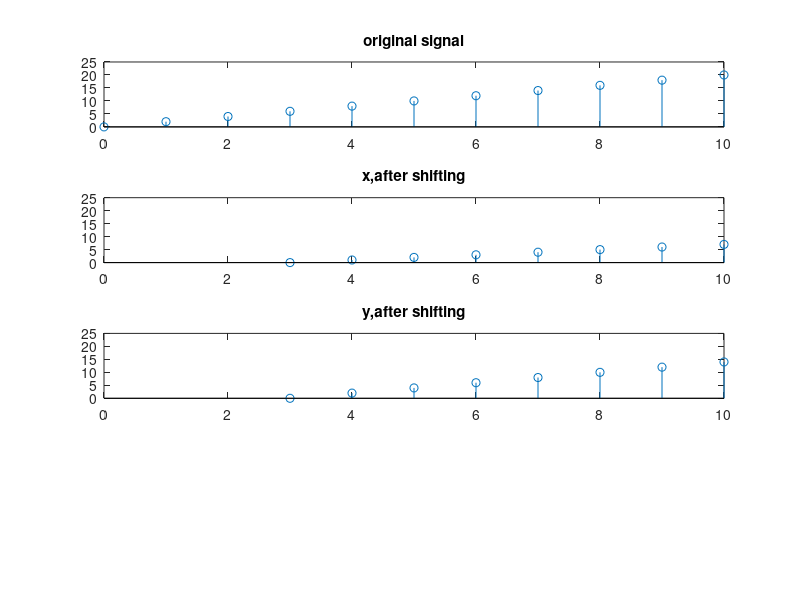

This figure's MATLAB source:
n= -10:10;
x=n;
y=2*x;
subplot(4,1,1)
stem(n,y)
title('original signal')
axis([0 10 0 25 ]);

y1= x-3;
subplot(4,1,2);
stem(n,y1)
title('x,after shifting')
axis([0 10 0 25 ]);

y2= 2*(n-3);
subplot(4,1,3);
stem(n,y2)
title('y,after shifting')
axis([0 10 0 25 ]);